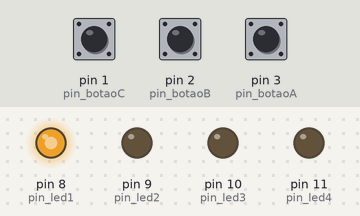
The sketch below on a simulated Arduino Uno, built with avr-gcc and run on an emulated ATmega328P. Shown: output pins drawn as LEDs (lit = HIGH). Inputs (shaded band) come from the test bench; at power-on: pin 2 (pin_botaoB) HIGH, pin 3 (pin_botaoA) HIGH, pin 1 (pin_botaoC) LOW.

Above: at 1.2 s.
1.3 s: pin 2 (pin_botaoB) pulled LOW for 0.15 s
At 2.0 s:
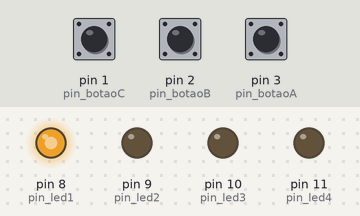
3.0 s: pin 3 (pin_botaoA) pulled LOW for 0.15 s
At 3.09 s:
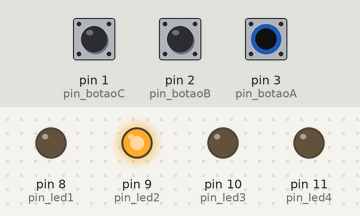
4.6 s: pin 2 (pin_botaoB) pulled LOW for 1 s
At 5.0 s:
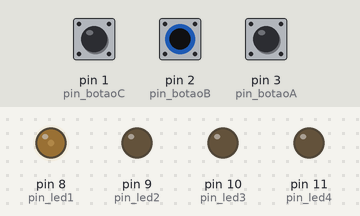
7.1 s: pin 3 (pin_botaoA) pulled LOW for 1 s
At 9.0 s:
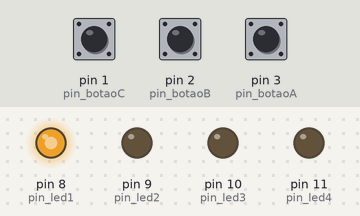
9.6 s: pin 3 (pin_botaoA) pulled LOW for 3.2 s
At 10.9 s:
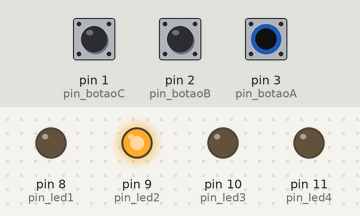
Timing chart, 0 to 14.3 s (numbered marks = the images above; inputs shaded):
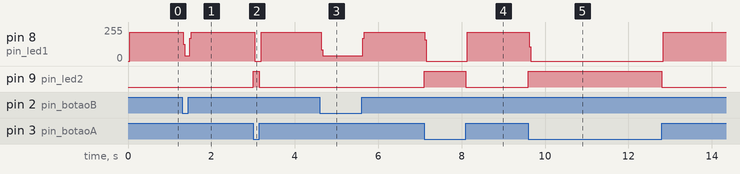

The sketch:

Atividade1__Semana_16_.ino
```cpp
#define pin_led1 8
#define pin_led2 9
#define pin_led3 10
#define pin_led4 11

#define pin_botaoA 3
#define pin_botaoB 2
#define pin_botaoC 1

void setup() {
  pinMode(pin_led1, OUTPUT);
  pinMode(pin_led2, OUTPUT);
  pinMode(pin_led3, OUTPUT);
  pinMode(pin_led4, OUTPUT);

  pinMode(pin_botaoA, INPUT);
  pinMode(pin_botaoB, INPUT);
  pinMode(pin_botaoC, INPUT);
}
void loop() {
 // digitalread = le o botao / digitalwrite = acende o led

 bool botaoA = digitalRead(pin_botaoA);
 bool botaoB = digitalRead(pin_botaoB);
 bool botaoC = digitalRead(pin_botaoC);

 if (botaoA == 0 && botaoB == 1) {
  digitalWrite(pin_led2, HIGH);
 } else {
  digitalWrite(pin_led2, LOW);
 }

if (botaoB == 0 && botaoA == 1) {
  digitalWrite(pin_led1, HIGH);
 } else {
  digitalWrite(pin_led1, LOW);
 }

if (botaoA == 1 && botaoB == 1) {
  digitalWrite(pin_led1, HIGH);
 } else {
  digitalWrite(pin_led1, LOW);
 }

}
```

Measured:
- after the input at 1.3 s, pin 8 (pin_led1): 214/255 → 39/255 at once, → 214/255 0.16 s later
- after the input at 3.0 s, pin 8 (pin_led1): 214/255 → 0/255 at once, → 214/255 0.15 s later; pin 9 (pin_led2): LOW → HIGH at once, → LOW 0.15 s later
- after the input at 4.6 s, pin 8 (pin_led1): 214/255 → 39/255 at once, → 214/255 1.0 s later
- after the input at 7.1 s, pin 8 (pin_led1): 214/255 → 0/255 at once, → 214/255 1.0 s later; pin 9 (pin_led2): LOW → HIGH at once, → LOW 1.0 s later
- after the input at 9.6 s, pin 8 (pin_led1): 214/255 → 0/255 at once, → 214/255 3.2 s later; pin 9 (pin_led2): LOW → HIGH at once, → LOW 3.2 s later
